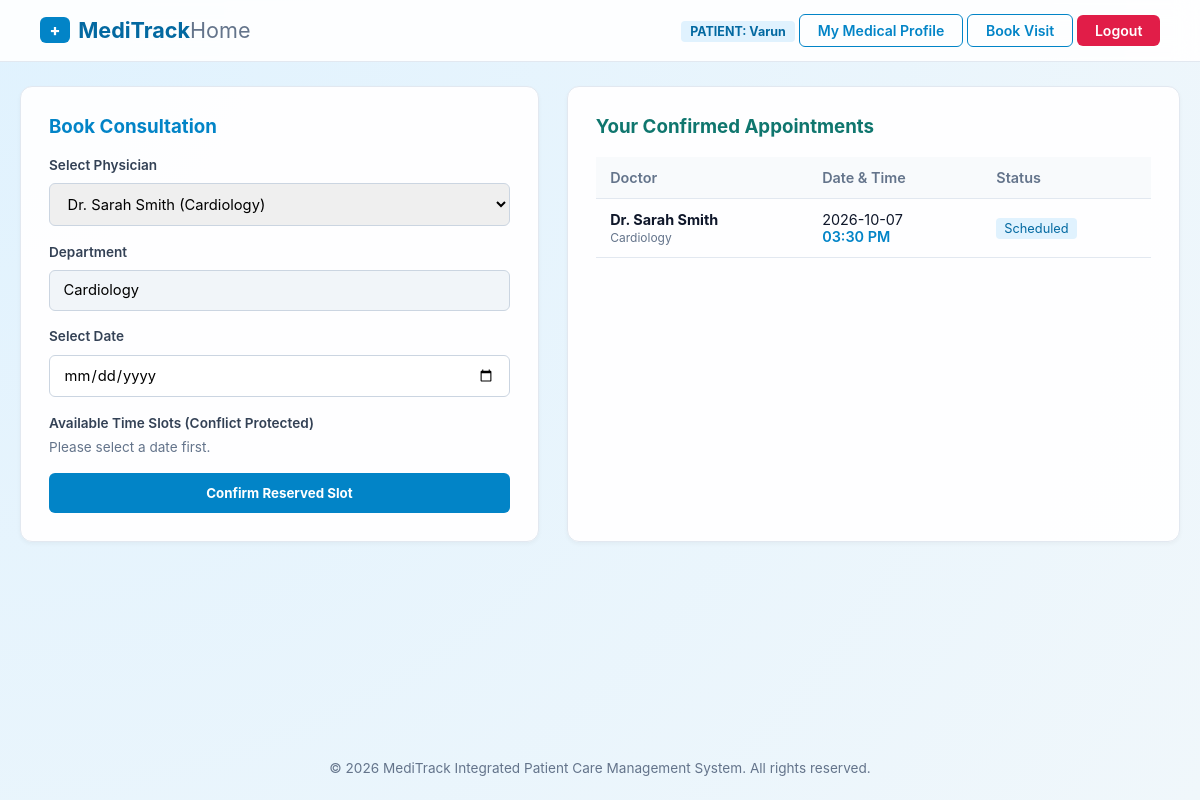
/appointments (signed in), run on the app's committed database.
### tables this page shows
CREATE TABLE appointments (
            id INTEGER PRIMARY KEY AUTOINCREMENT,
            patient_id INTEGER NOT NULL,
            doctor_name TEXT NOT NULL,
            department TEXT NOT NULL,
            appointment_date TEXT NOT NULL,
            appointment_time TEXT NOT NULL,
            status TEXT DEFAULT 'Scheduled',
            created_at TIMESTAMP DEFAULT CURRENT_TIMESTAMP,
            FOREIGN KEY (patient_id) REFERENCES users (id),
            UNIQUE(doctor_name, appointment_date, appointment_time)
        );

### app.py (the view, shortened to what this page needs)
@app.route("/appointments", methods=["GET", "POST"])
@role_required(["patient"])
def appointments():
    conn = get_db_connection()
    user_id = session["user_id"]
    user_appts = conn.execute(
        "SELECT * FROM appointments WHERE patient_id = ? ORDER BY appointment_date DESC", (user_id,)
    ).fetchall()
    conn.close()
    return render_template("appointments.html", appointments=user_appts, doctors=DOCTOR_CATALOG)

### app.py (called while the page is built)
def get_db_connection():
    conn = sqlite3.connect(DATABASE)
    conn.row_factory = sqlite3.Row
    return conn

def role_required(allowed_roles):
    def decorator(f):
        @wraps(f)
        def decorated_function(*args, **kwargs):
            if "user_id" not in session:
                flash("Session expired. Please sign in.", "warning")
                return redirect(url_for("login"))
            if session.get("user_role") not in allowed_roles:
                flash("Access Restricted: Unauthorized subsystem portal.", "danger")
                return redirect(url_for("dashboard_router"))
            return f(*args, **kwargs)
        return decorated_function
    return decorator

### templates/appointments.html (shortened to what this page needs)
{% extends 'base.html' %}
{% block content %}
<div class="profile-layout" style="grid-template-columns: 1.1fr 1.3fr;">
  <div class="glass-card">
    <h3 style="color: var(--primary); margin-bottom: 1.2rem;">Book Consultation</h3>
    <form method="POST" id="bookingForm">
      <div class="form-group">
        <label>Select Physician</label>
        <select name="doctor_name" id="doctorSelect" required>
          {% for doc, details in doctors.items() %}
            <option value="{{ doc }}" data-dept="{{ details.dept }}">{{ doc }} ({{ details.dept }})</option>
          {% endfor %}
        </select>
      </div>
      <div class="form-group">
        <label>Department</label>
        <input type="text" name="department" id="deptField" value="Cardiology" readonly style="background: #f1f5f9;">
      </div>
      <div class="form-group">
        <label>Select Date</label>
        <input type="date" name="appointment_date" id="dateSelect" required>
      </div>
      <div class="form-group">
        <label>Available Time Slots (Conflict Protected)</label>
        <div class="slots-container" id="slotsContainer">
          <p style="color: var(--text-muted); font-size: 0.85rem; grid-column: 1/-1;">Please select a date first.</p>
        </div>
      </div>
      <button type="submit" class="btn-submit" id="submitBooking" disabled>Confirm Reserved Slot</button>
    </form>
  </div>
  <div class="glass-card">
    <h3 style="color: var(--teal); margin-bottom: 1.2rem;">Your Confirmed Appointments</h3>
    {% if appointments %}
      <table>
        <thead>
          <tr>
            <th>Doctor</th>
            <th>Date & Time</th>
            <th>Status</th>
          </tr>
        </thead>
        <tbody>
          {% for appt in appointments %}
            <tr>
              <td><strong>{{ appt.doctor_name }}</strong><br><small style="color: var(--text-muted);">{{ appt.department }}</small></td>
              <td>{{ appt.appointment_date }}<br><span style="font-weight: 600; color: var(--primary);">{{ appt.appointment_time }}</span></td>
              <td>
                {% if appt.status == 'Completed' %}
                  <span style="color: #166534; background: #dcfce7; padding: 0.2rem 0.5rem; border-radius: 4px; font-size: 0.8rem;">Completed</span>
                {% else %}
                  <span style="color: #0369a1; background: #e0f2fe; padding: 0.2rem 0.5rem; border-radius: 4px; font-size: 0.8rem;">{{ appt.status }}</span>
                {% endif %}
              </td>
            </tr>
          {% endfor %}
        </tbody>
      </table>
    {% else %}
      <p style="color: var(--text-muted); font-size: 0.9rem;">No scheduled appointments found.</p>
    {% endif %}
  </div>
</div>
{% endblock %}

### static/css/style.css (style rules this page uses)
:root { --primary: #0284c7; --primary-hover: #0369a1; --teal: #0f766e; --teal-soft: #ccfbf1; --bg-main: #f0f7fb; --surface: rgba(255, 255, 255, 0.95); --border: #e2e8f0; --text: #0f172a; --text-muted: #64748b; --danger: #e11d48; --success: #16a34a; --shadow-sm: 0 2px 4px rgba(0, 0, 0, 0.04); --shadow-md: 0 6px 18px rgba(2, 132, 199, 0.08); }
* { box-sizing: border-box; margin: 0; padding: 0; font-family: -apple-system, BlinkMacSystemFont, "Segoe UI", Roboto, "Inter", sans-serif; }
body { background: radial-gradient(circle at top left, #e0f2fe 0%, var(--bg-main) 100%); color: var(--text); min-height: 100vh; display: flex; flex-direction: column; }
.glass-card { background: var(--surface); border: 1px solid var(--border); border-radius: 12px; padding: 1.75rem; box-shadow: var(--shadow-sm); }
.form-group { margin-bottom: 1.1rem; }
label { font-size: 0.85rem; font-weight: 600; color: #334155; margin-bottom: 0.35rem; display: block; }
input, select, textarea { width: 100%; padding: 0.65rem 0.85rem; border: 1px solid #cbd5e1; border-radius: 6px; font-size: 0.92rem; margin-top: 0.3rem; }
.btn-submit { width: 100%; background: var(--primary); color: white; padding: 0.75rem; border-radius: 6px; font-weight: 700; border: none; cursor: pointer; transition: background 0.2s; }
.profile-layout { display: grid; grid-template-columns: 280px 1fr; gap: 1.75rem; }
.slots-container { display: grid; grid-template-columns: repeat(auto-fill, minmax(105px, 1fr)); gap: 0.6rem; margin-top: 0.5rem; }
table { width: 100%; border-collapse: collapse; margin-top: 0.8rem; }
th, td { padding: 0.75rem 0.9rem; text-align: left; border-bottom: 1px solid var(--border); font-size: 0.9rem; }
th { background: #f8fafc; color: var(--text-muted); font-weight: 600; }

### data on the page
appointments: doctor_name "Dr. Sarah Smith", department "Cardiology", appointment_date "2026-10-07", appointment_time "03:30 PM", status "Scheduled"

### other printed values
{{ session['user_role']|upper }} "PATIENT"
{{ session['user_name'] }} "Varun"
form field doctor_name "Dr. Sarah Smith (Cardiology)"
